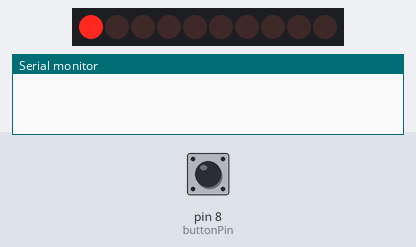
Simulated run of this sketch. Board: Arduino Uno, built with avr-gcc and run on an emulated ATmega328P. On the bench: 10 shift-register outputs drawn as a row of LEDs (first output left, lit = HIGH), the last lines printed to the serial monitor. Wiring (inferred from the names in the program): decade counter: clock pin 2; reset pin 3. Wiring (inferred from the signals the program sends): row of LEDs: on Q0, Q1, Q2, Q3, Q4, Q5, Q6, Q7, Q8, Q9. Inputs (shaded band) come from the test bench; at power-on: pin 8 (buttonPin) LOW.

Above: at 1.2 s.
1.3 s: pin 8 (buttonPin) pulled HIGH for 0.15 s
At 2.7 s:
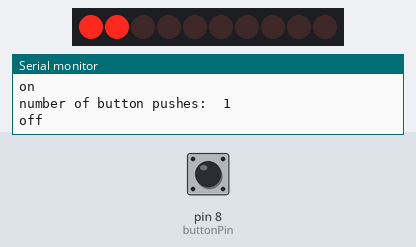
4.3 s: pin 8 (buttonPin) pulled HIGH for 1 s
At 5.0 s:
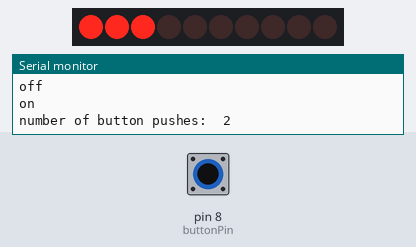
6.8 s: pin 8 (buttonPin) pulsed HIGH 2 times (0.12 s each, 0.3 s apart)
At 8.3 s:
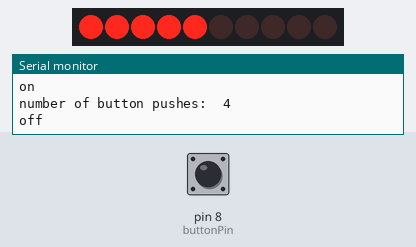
Timing chart, 0 to 9.8 s (numbered marks = the images above; inputs shaded):
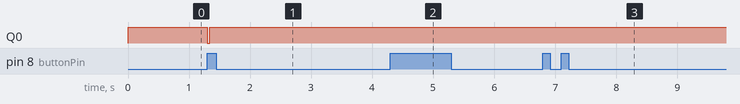

The sketch:

IC_4017B_Graph_PushDetect.ino
```cpp
// (licence header left out)
int clockPin = 2; // this pulses the clock
int buttonPin = 8; // this is for the pushbutton
int buttonState = 0;// variable for reading the pushbutton status
int counter = 0;
int lastButtonState = 0;
int resetpin = 3;

void setup() {
Serial.begin(9600);
  pinMode(clockPin,OUTPUT);
  pinMode(buttonPin, INPUT);
  pinMode(resetpin, OUTPUT);
  reset();
}

void loop() {
  /**
  * Read the state of the button
  */
  int barvalue = counter % 10;
  for(int i = 0; i < barvalue;i++){
    clock();
  }
  reset();

  buttonState = digitalRead(buttonPin);

  if(buttonState != lastButtonState){
  // check if the pushbutton is pressed.
  // if it is, the buttonState is HIGH:
    if (buttonState == HIGH) {

      digitalWrite(clockPin,HIGH);
      counter++;
      Serial.println("on");
      Serial.print("number of button pushes:  ");
      Serial.println(counter);

    } else {
     // button is not pressed
      Serial.println("off");
    digitalWrite(clockPin,LOW);
    }
  }
  lastButtonState = buttonState;
}

/*
 * Sends a clock pulse to the counter making it advance.
 */
void clock() {
  digitalWrite(clockPin,HIGH);
  delay(1);
  digitalWrite(clockPin,LOW);
}


/*
 * Resets the counter making it start counting from zero.
 */
void reset() {
  digitalWrite(resetpin,HIGH);
  delay(1);
  digitalWrite(resetpin,LOW);
}
```

Measured:
- after the input at 1.3 s, Q0: HIGH → LOW at once, → HIGH 0.04 s later
